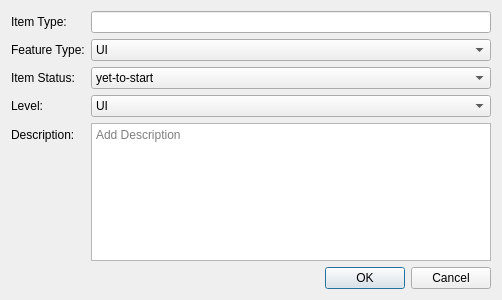
<?xml version="1.0" encoding="UTF-8"?>
<ui version="4.0">
 <class>FeatureDialog</class>
 <widget class="QDialog" name="FeatureDialog">
  <property name="geometry">
   <rect>
    <x>0</x>
    <y>0</y>
    <width>500</width>
    <height>300</height>
   </rect>
  </property>
  <property name="windowTitle">
   <string>Update Bug</string>
  </property>
  <layout class="QVBoxLayout" name="verticalLayout">
   <item>
    <layout class="QFormLayout" name="formLayout">
     <item row="0" column="0">
      <widget class="QLabel" name="label_type">
       <property name="text">
        <string>Item Type:</string>
       </property>
      </widget>
     </item>
     <item row="0" column="1">
      <widget class="QLineEdit" name="lineEdit_type"/>
     </item>

     <item row="1" column="0">
      <widget class="QLabel" name="label_feature_type">
       <property name="text">
        <string>Feature Type:</string>
       </property>
      </widget>
     </item>
     <item row="1" column="1">
      <widget class="QComboBox" name="comboBox_featureType">
       <property name="minimumWidth">
        <number>200</number>
       </property>
       <item><property name="text"><string>UI</string></property></item>
       <item><property name="text"><string>Logic</string></property></item>
       <item><property name="text"><string>Performance</string></property></item>
       <item><property name="text"><string>Security</string></property></item>
      </widget>
     </item>


     <item row="2" column="0">
      <widget class="QLabel" name="label_item_status">
       <property name="text">
        <string>Item Status:</string>
       </property>
      </widget>
     </item>
     <item row="2" column="1">
     <widget class="QComboBox" name="comboBox_itemStatus">
        <property name="minimumWidth">
         <number>200</number>
        </property>
        <item><property name="text"><string>yet-to-start</string></property></item>
        <item><property name="text"><string>in progress</string></property></item>
        <item><property name="text"><string>completed</string></property></item>
        <item><property name="text"><string>committed</string></property></item>
        <item><property name="text"><string>close</string></property></item>
      </widget>
     </item>

     <item row="3" column="0">
      <widget class="QLabel" name="label_level">
       <property name="text">
        <string>Level:</string>
       </property>
      </widget>
     </item>
     <item row="3" column="1">
      <widget class="QComboBox" name="comboBox_level">
       <property name="minimumWidth">
        <number>200</number>
       </property>
       <item><property name="text"><string>UI</string></property></item>
       <item><property name="text"><string>Logic</string></property></item>
       <item><property name="text"><string>Performance</string></property></item>
       <item><property name="text"><string>Security</string></property></item>
      </widget>
     </item>

     <item row="4" column="0">
      <widget class="QLabel" name="label_description">
       <property name="text">
        <string>Description:</string>
       </property>
      </widget>
     </item>
     <item row="4" column="1">
      <widget class="QTextEdit" name="lineEdit_description">
       <property name="minimumSize">
        <size>
         <width>400</width>
         <height>100</height>
        </size>
       </property>
       <property name="placeholderText">
         <string>Add Description</string>
        </property>
      </widget>
     </item>
    </layout>
   </item>

   <item>
    <widget class="QDialogButtonBox" name="buttonBox">
     <property name="orientation">
      <enum>Qt::Horizontal</enum>
     </property>
     <property name="standardButtons">
      <set>QDialogButtonBox::Cancel|QDialogButtonBox::Ok</set>
     </property>
    </widget>
   </item>
  </layout>
 </widget>
 <resources/>
 <connections/>
</ui>
